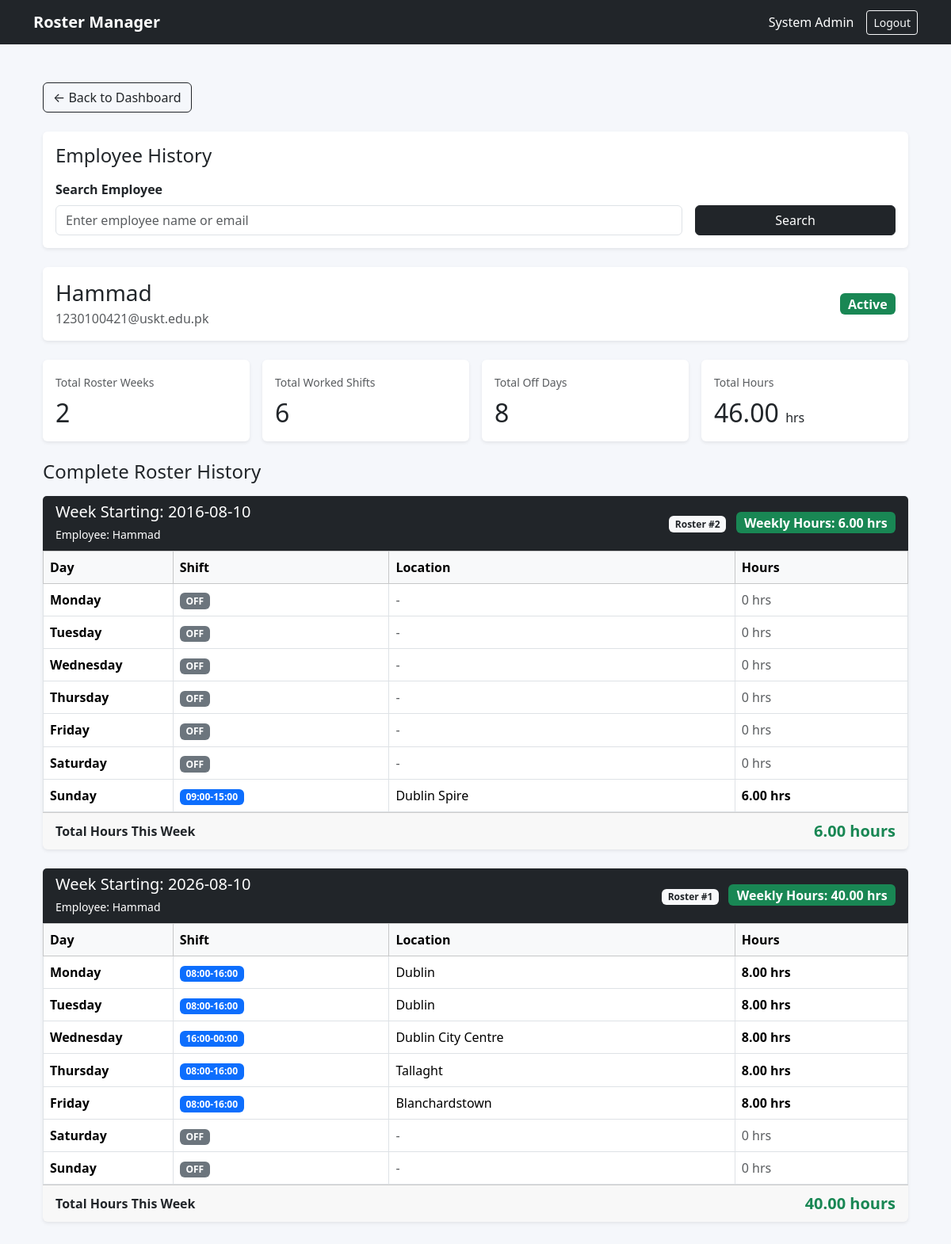
Page /employee-history?employee_id=2 (signed in) on the committed database.
### app.py (models this page shows)
class User(db.Model):
    id = db.Column(
        db.Integer,
        primary_key=True
    )
    name = db.Column(
        db.String(120),
        nullable=False
    )
    email = db.Column(
        db.String(160),
        unique=True,
        nullable=False
    )
    password_hash = db.Column(
        db.String(255),
        nullable=False
    )
    role = db.Column(
        db.String(20),
        default="employee",
        nullable=False
    )
    active = db.Column(
        db.Boolean,
        default=True,
        nullable=False
    )
    rosters = db.relationship(
        "Roster",
        backref="employee",
        lazy=True,
        cascade="all, delete-orphan"
    )

class Roster(db.Model):
    id = db.Column(
        db.Integer,
        primary_key=True
    )
    employee_id = db.Column(
        db.Integer,
        db.ForeignKey("user.id"),
        nullable=False
    )
    week_start = db.Column(
        db.String(10),
        nullable=False
    )
    monday = db.Column(
        db.String(80),
        default="OFF"
    )
    monday_location = db.Column(
        db.String(200),
        default=""
    )
    tuesday = db.Column(
        db.String(80),
        default="OFF"
    )
    tuesday_location = db.Column(
        db.String(200),
        default=""
    )
    wednesday = db.Column(
        db.String(80),
        default="OFF"
    )
    wednesday_location = db.Column(
        db.String(200),
        default=""
    )
    thursday = db.Column(
        db.String(80),
        default="OFF"
    )
    thursday_location = db.Column(
        db.String(200),
        default=""
    )
    friday = db.Column(
        db.String(80),
        default="OFF"
    )
    friday_location = db.Column(
        db.String(200),
        default=""
    )
    saturday = db.Column(
        db.String(80),
        default="OFF"
    )
    saturday_location = db.Column(
        db.String(200),
        default=""
    )
    sunday = db.Column(
        db.String(80),
        default="OFF"
    )
    sunday_location = db.Column(
        db.String(200),
        default=""
    )
    created_at = db.Column(
        db.DateTime,
        default=datetime.utcnow
    )

### app.py (the view, shortened to what this page needs)
@app.route("/employee-history")
@admin_required
def employee_history():
    search = request.args.get(
        "search",
        ""
    ).strip()
    employees = []
    selected_employee = None
    history = []
    total_weeks = 0
    total_worked_shifts = 0
    total_off_days = 0
    total_days_recorded = 0
    total_hours = 0
    first_week = None
    last_week = None
    employee_id = request.args.get(
        "employee_id",
        type=int
    )
    if employee_id:
        selected_employee = db.session.get(
            User,
            employee_id
        )
        if (
            selected_employee
            and selected_employee.role == "employee"
        ):
            history = (
                Roster.query
                .filter_by(
                    employee_id=selected_employee.id
                )
                .order_by(
                    Roster.week_start.asc()
                )
                .all()
            )
            total_weeks = len(history)
            if history:
                first_week = history[0].week_start
                last_week = history[-1].week_start
            for roster in history:
                weekly_hours = calculate_weekly_hours(
                    roster
                )
                total_hours += weekly_hours
                for day in DAYS:
                    shift = getattr(
                        roster,
                        day,
                        "OFF"
                    )
                    total_days_recorded += 1
                    if (
                        shift
                        and str(shift).strip().upper() != "OFF"
                    ):
                        total_worked_shifts += 1
                    else:
                        total_off_days += 1
    return render_template(
        "employee_history.html",
        employees=employees,
        search=search,
        selected_employee=selected_employee,
        history=history,
        total_weeks=total_weeks,
        total_worked_shifts=total_worked_shifts,
        total_off_days=total_off_days,
        total_days_recorded=total_days_recorded,
        total_hours=round(total_hours, 2),
        first_week=first_week,
        last_week=last_week
    )

### app.py (called while the page is built, shortened)
def calculate_shift_hours(shift):
    if not shift:
        return 0
    shift = str(shift).strip()
    if shift.upper() == "OFF":
        return 0
    match = re.match(
        r"^\s*(\d{1,2}):(\d{2})\s*-\s*(\d{1,2}):(\d{2})\s*$",
        shift
    )
    if not match:
        return 0
    start_hour = int(match.group(1))
    start_minute = int(match.group(2))
    end_hour = int(match.group(3))
    end_minute = int(match.group(4))
    start_minutes = (
        start_hour * 60
        + start_minute
    )
    end_minutes = (
        end_hour * 60
        + end_minute
    )
    if end_minutes < start_minutes:
        end_minutes += 24 * 60
    total_minutes = (
        end_minutes - start_minutes
    )
    return round(
        total_minutes / 60,
        2
    )

def calculate_weekly_hours(roster):
    total = 0
    for day in DAYS:
        shift = getattr(
            roster,
            day,
            "OFF"
        )
        total += calculate_shift_hours(
            shift
        )
    return round(
        total,
        2
    )

def admin_required(f):
    @wraps(f)
    def wrapper(*args, **kwargs):
        return f(*args, **kwargs)
    return wrapper

@app.context_processor
def inject_globals():
    return {
        "days": DAYS,
        "calculate_shift_hours": calculate_shift_hours,
        "calculate_weekly_hours": calculate_weekly_hours
    }

### templates/employee_history.html (shortened to what this page needs)
{% extends "base.html" %}
{% block content %}
<div class="container-fluid py-4">
<div class="mb-4">
    <a class="btn btn-outline-dark"
       href="{{ url_for('dashboard') }}">
        ← Back to Dashboard
    </a>
</div>
<div class="card shadow-sm mb-4">
    <div class="card-body">
        <h4 class="mb-3">
            Employee History
        </h4>
        <form method="get"
              action="{{ url_for('employee_history') }}"
              class="row g-3">
            <div class="col-md-9">
                <label class="form-label fw-semibold">
                    Search Employee
                </label>
                <input
                    type="text"
                    name="search"
                    class="form-control"
                    value="{{ search }}"
                    placeholder="Enter employee name or email"
                >
            </div>
            <div class="col-md-3 d-flex align-items-end">
                <button type="submit"
                        class="btn btn-dark w-100">
                    Search
                </button>
            </div>
        </form>
    </div>
</div>
{% if selected_employee %}
    <div class="card shadow-sm mb-4">
        <div class="card-body">
            <div class="d-flex justify-content-between align-items-center">
                <div>
                    <h3 class="mb-1">
                        {{ selected_employee.name }}
                    </h3>
                    <p class="text-muted mb-0">
                        {{ selected_employee.email }}
                    </p>
                </div>
                <div>
                    {% if selected_employee.active %}
                        <span class="badge bg-success fs-6">
                            Active
                        </span>
                    {% else %}
                        <span class="badge bg-secondary fs-6">
                            Inactive
                        </span>
                    {% endif %}
                </div>
            </div>
        </div>
    </div>
    <div class="row g-3 mb-4">
        <div class="col-md-3">
            <div class="card shadow-sm h-100">
                <div class="card-body">
                    <small class="text-muted">
                        Total Roster Weeks
                    </small>
                    <h2 class="mb-0 mt-2">
                        {{ total_weeks }}
                    </h2>
                </div>
            </div>
        </div>
        <div class="col-md-3">
            <div class="card shadow-sm h-100">
                <div class="card-body">
                    <small class="text-muted">
                        Total Worked Shifts
                    </small>
                    <h2 class="mb-0 mt-2">
                        {{ total_worked_shifts }}
                    </h2>
                </div>
            </div>
        </div>
        <div class="col-md-3">
            <div class="card shadow-sm h-100">
                <div class="card-body">
                    <small class="text-muted">
                        Total Off Days
                    </small>
                    <h2 class="mb-0 mt-2">
                        {{ total_off_days }}
                    </h2>
                </div>
            </div>
        </div>
        <div class="col-md-3">
            <div class="card shadow-sm h-100">
                <div class="card-body">
                    <small class="text-muted">
                        Total Hours
                    </small>
                    <h2 class="mb-0 mt-2">
                        {{ "%.2f"|format(total_hours|float) }}
                        <small class="fs-6">
                            hrs
                        </small>
                    </h2>
                </div>
            </div>
        </div>
    </div>
    <div class="d-flex justify-content-between align-items-center mb-3">
        <h4 class="mb-0">
            Complete Roster History
        </h4>
    </div>
    {% if history %}
        {% for roster in history %}
            <div class="card shadow-sm mb-4">
                <div class="card-header bg-dark text-white">
                    <div class="row align-items-center">
                        <div class="col-md-6">
                            <h5 class="mb-1">
                                Week Starting:
                                {{ roster.week_start }}
                            </h5>
                            <small>
                                Employee:
                                {{ selected_employee.name }}
                            </small>
                        </div>
                        <div class="col-md-6 text-md-end mt-3 mt-md-0">
                            <span class="badge bg-light text-dark me-2">
                                Roster #{{ roster.id }}
                            </span>
                            <span class="badge bg-success fs-6">
                                Weekly Hours:
                                {{ "%.2f"|format(calculate_weekly_hours(roster)|float) }}
                                hrs
                            </span>
                        </div>
                    </div>
                </div>
                <div class="card-body p-0">
                    <div class="table-responsive">
                        <table class="table table-bordered table-hover align-middle mb-0">
                            <thead class="table-light">
                                <tr>
                                    <th style="width: 15%;">
                                        Day
                                    </th>
                                    <th style="width: 25%;">
                                        Shift
                                    </th>
                                    <th style="width: 40%;">
                                        Location
                                    </th>
                                    <th style="width: 20%;">
                                        Hours
                                    </th>
                                </tr>
                            </thead>
                            <tbody>
                                {% for day in days %}
                                    {% set shift = roster|attr(day) %}
                                    {% set location = roster|attr(day ~ "_location") %}
                                    <tr>
                                        <td>
                                            <strong class="text-capitalize">
                                                {{ day }}
                                            </strong>
                                        </td>
                                        <td>
                                            {% if shift and shift|upper != "OFF" %}
                                                <span class="badge bg-primary">
                                                    {{ shift }}
                                                </span>
                                            {% else %}
                                                <span class="badge bg-secondary">
                                                    OFF
                                                </span>
                                            {% endif %}
                                        </td>
                                        <td>
                                            {% if location %}
                                                {{ location }}
                                            {% else %}
                                                <span class="text-muted">
                                                    -
                                                </span>
                                            {% endif %}
                                        </td>
                                        <td>
                                            {% if shift and shift|upper != "OFF" %}
                                                <strong>
                                                    {{ "%.2f"|format(
                                                        calculate_shift_hours(shift)|float
                                                    ) }}
                                                    hrs
                                                </strong>
                                            {% else %}
                                                <span class="text-muted">
                                                    0 hrs
                                                </span>
                                            {% endif %}
                                        </td>
                                    </tr>
                                {% endfor %}
                            </tbody>
                        </table>
                    </div>
                </div>
                <div class="card-footer">
                    <div class="d-flex justify-content-between align-items-center">
                        <strong>
                            Total Hours This Week
                        </strong>
                        <strong class="fs-5 text-success">
                            {{ "%.2f"|format(
                                calculate_weekly_hours(roster)|float
                            ) }}
                            hours
                        </strong>
                    </div>
                </div>
            </div>
        {% endfor %}
    {% else %}
        <div class="alert alert-info">
            No roster history found for this employee.
        </div>
    {% endif %}
{% endif %}
</div>
{% endblock %}

### templates/base.html (style rules this page uses)
body { background: #f5f7fb; }
.card { border: 0; box-shadow: 0 4px 18px rgba(0, 0, 0, .06); }

### rows in the picture
User: name "Hammad", email "1230100421@uskt.edu.pk"
Roster: week_start "2016-08-10", id "2", monday+tuesday+wednesday "6.00", days "Monday" "Tuesday" "Wednesday" "Thursday" "Friday" "Saturday" "Sunday", days "09:00-15:00", days "Dublin Spire", sunday "6.00"
Roster: week_start "2026-08-10", id "1", monday+tuesday+wednesday "40.00", days "Monday" "Tuesday" "Wednesday" "Thursday" "Friday" "Saturday" "Sunday", days "08:00-16:00" "08:00-16:00" "16:00-00:00" "08:00-16:00" "08:00-16:00", days "Dublin" "Dublin" "Dublin City Centre" "Tallaght" "Blanchardstown", monday "8.00" "8.00" "8.00" "8.00" "8.00"

### other values in the picture
{{ session.get('name') }} "System Admin"
{{ total_weeks }} "2"
{{ total_worked_shifts }} "6"
{{ total_off_days }} "8"
{{ "%.2f"|format(total_hours|float) }} "46.00"
